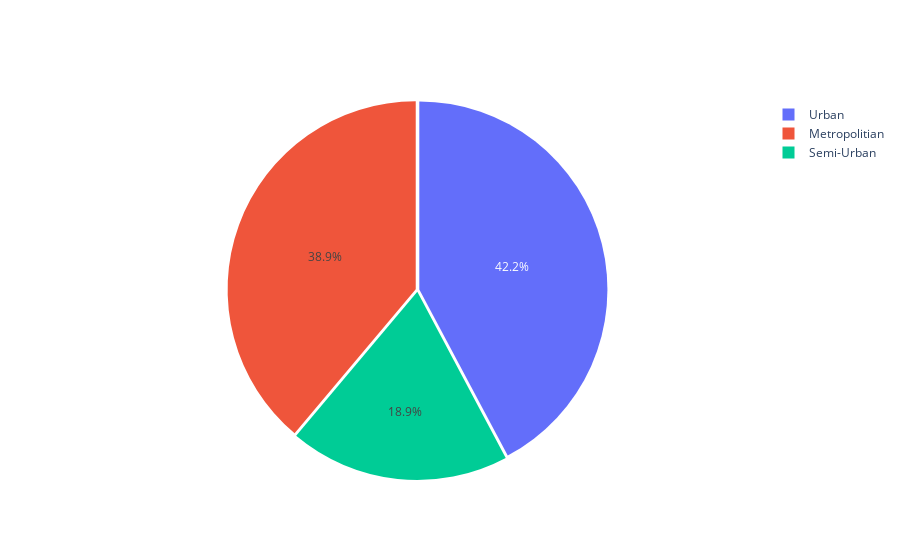

Notebook code cell kept with this figure:
### Code cell
import plotly.graph_objects as go

cols = ['Delivery_location_latitude', 'Delivery_location_longitude', 'Restaurant_latitude', 'Restaurant_longitude']
df1['distance'] = df1.loc[:, cols].apply(lambda x: haversine(
                                        (x['Restaurant_latitude'], x['Restaurant_longitude']),
                                        (x['Delivery_location_latitude'], x['Delivery_location_longitude'])), axis=1 )

avg_distance = df1.loc[:,[ 'City', 'distance']].groupby('City').mean().reset_index()
fig = go.Figure ( data = 
                 [go.Pie ( labels = avg_distance ['City'], 
                          values=avg_distance ['distance'], 
                          pull = [0.01, 0.01, 0.01])])
fig.show()

### Figure 1 — Plotly figure (JSON) as saved in the notebook; plotly's stock layout.template omitted (floating-point values rounded to 4 significant figures)
{"data": [{"labels": ["Metropolitian", "Semi-Urban", "Urban"], "pull": [0.01, 0.01, 0.01], "type": "pie", "values": [26.44, 12.88, 28.72]}], "layout": {}}
